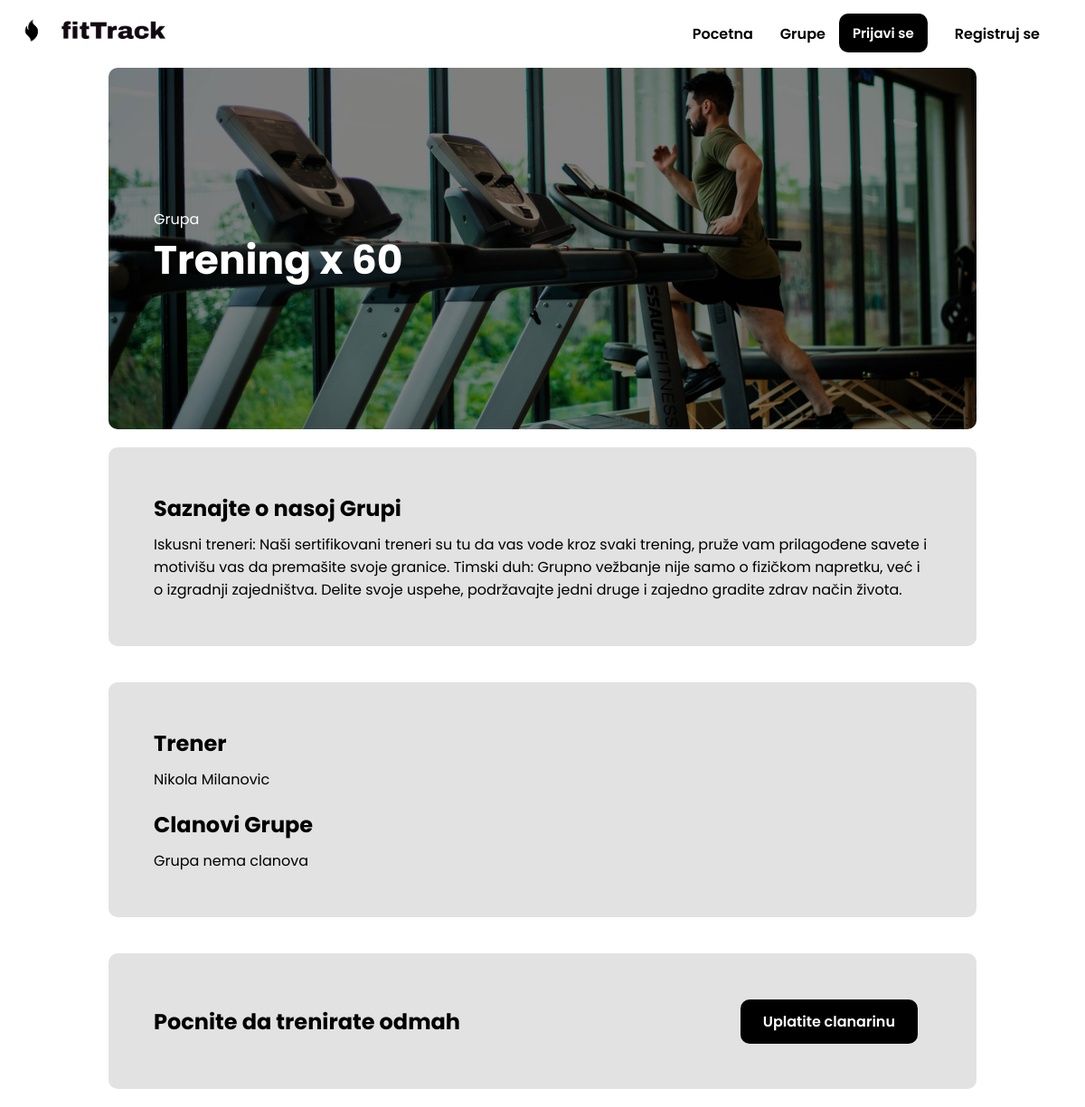
/groupInfo.php?id=3, run on an earlier commit of the app's database.
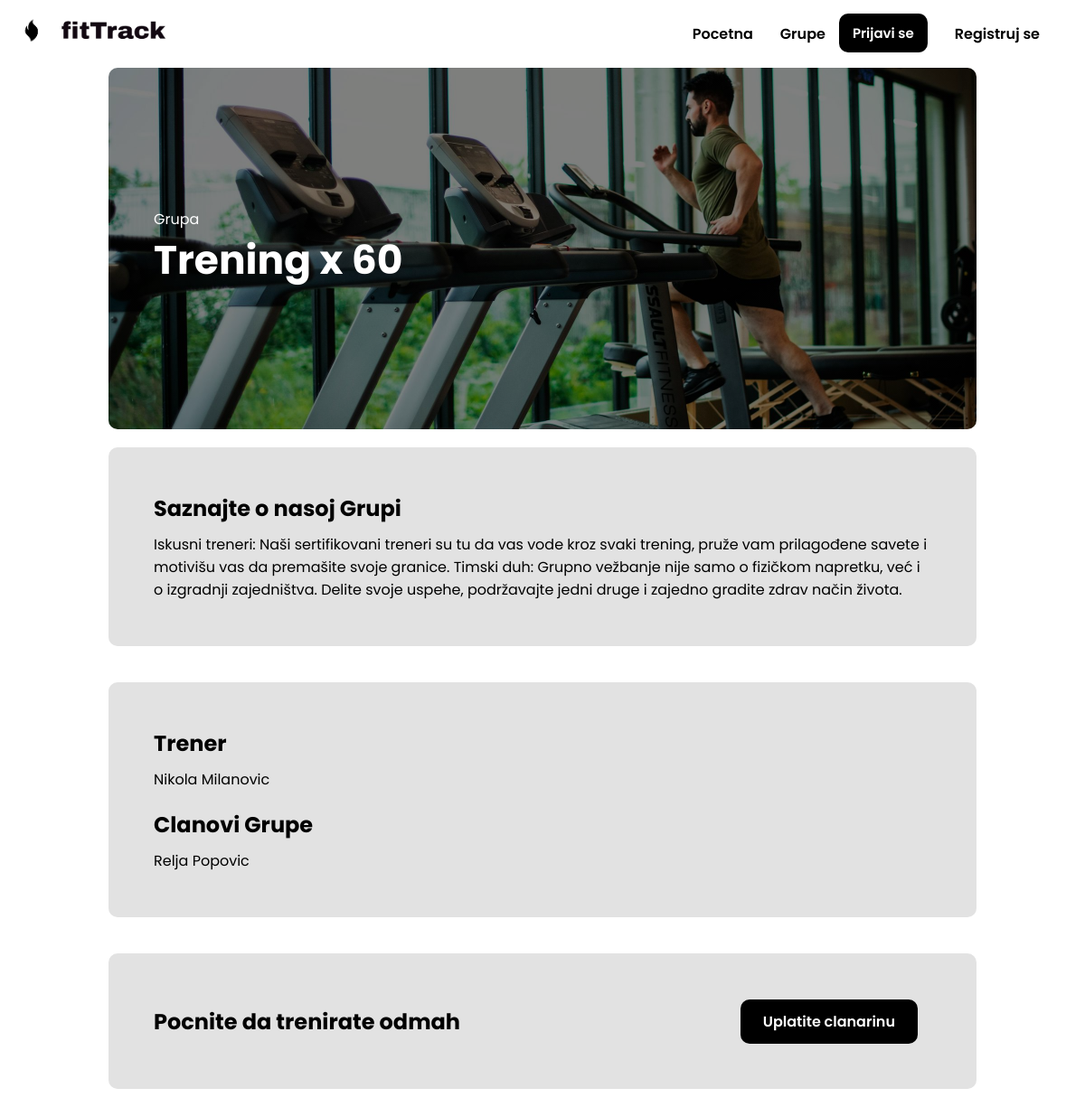
And on a later commit of the database.
### tables this page shows
CREATE TABLE `grupa` (
  `id` int(10) NOT NULL,
  `naziv` varchar(50) NOT NULL,
  `trener` int(10) NOT NULL,
  `opis` text DEFAULT NULL,
  `slika` text DEFAULT NULL
);

CREATE TABLE `korisnik` (
  `id` int(10) NOT NULL,
  `email` varchar(60) NOT NULL,
  `username` varchar(60) NOT NULL,
  `fullName` varchar(60) NOT NULL,
  `regDate` timestamp NOT NULL DEFAULT current_timestamp(),
  `password` varchar(255) NOT NULL,
  `idGrupe` int(11) DEFAULT NULL,
  `admin` int(1) NOT NULL DEFAULT 0
);

### groupInfo.php (the view, shortened to what this page needs)
<!DOCTYPE html>
<html lang="en">
<head>
    <link rel="stylesheet" href="./css/global.css">
    <link rel="stylesheet" href="./css/hero.css">
    <link rel="stylesheet" href="./css/secondary.css">
    <link rel="stylesheet" href="./css/groupInfo.css">
</head>
<body>
<main>
    <?php
    include("./components/header.php");
    if(isset($_GET['id'])) {
        $groupId = $_GET['id'];
        $sql = "SELECT g.id, g.naziv, g.opis, g.slika, k.fullName FROM grupa g JOIN korisnik k ON g.trener = k.id WHERE g.id = '$groupId'";
        $result = $conn->query($sql);
        if ($result->num_rows > 0) {
            while($row = $result->fetch_assoc()) {
                echo'
                    <section class="hero" style="background-image: linear-gradient(180deg, rgba(0,0,0,0.5) 0%, rgba(0,0,0,0.5) 100%), url(' . $row["slika"] . ');">
                        <div class="heroDesc">
                        <p>Grupa</p>
                        <h1>' . $row["naziv"] .'</h1>
                        </div>
                    </section>
                    <section class="memSec">
                        <h2>Saznajte o nasoj Grupi</h2>
                        <p>' . $row["opis"] . '</p>
                    </section>
                    <section class="memSec">
                        <h2>Trener</h2>
                        <p>' . $row["fullName"] . '</p>
                        <h2>Clanovi Grupe</h2>';
                        $sql = "SELECT k.fullName FROM grupa g JOIN korisnik k ON g.id = k.idGrupe WHERE g.id = '$groupId'";
                        $result = $conn->query($sql);
                        if ($result->num_rows > 0){
                            while($row = $result->fetch_assoc()){
                                echo '<p>' . $row["fullName"] . '</p>';
                            }
                        }
                        else{ echo "Grupa nema clanova"; }
                    echo '</section>
                    <section class="secondary">
                        <h2>Pocnite da trenirate odmah</h2>
                        <div class="btnDark"><a href="./membership.php">Uplatite clanarinu</a></div>
                    </section>
                    ';
            }
        }
        else{
            echo "Grupa nije pronadjena";
            exit();
        }
    }
    else{
        echo "ID grupe nije pronadjen";
        exit();
    }
    ?>
</main>
</body>
</html>

### components/header.php
<head>
    <link rel="stylesheet" href="./css/header.css">
</head>
<header>
    <div class="headerLogos">
        <a href="index.php" class="headerLogoIcon"><img src="./images/logoBlackIcon.png" alt="Logo"></a>
        <a href="index.php" class="headerLogo"><img src="./images/logoBlack.png" alt="Logo"></a>
    </div>
    <ul class="headerLinks">
        <li><a href="index.php">Pocetna</a></li>
        <li><a href="groups.php">Grupe</a></li>
        <?php
        include("./handlers/connection.php");
        if(isset($_SESSION['email'])){
            $email = $_SESSION['email'];
            $sql = "SELECT admin FROM korisnik WHERE email = '$email'";
            $result = $conn->query($sql);
            $row = $result->fetch_assoc();
            if($row["admin"]){
                echo '<li><a href="groupsAdmin.php">Izmeni grupe</a></li>';
            }
            echo
            '<li><a href="membership.php">Moja clanarina</a></li>
            <li class="btnDark"><a href="./handlers/logout.php">Odjavi se</a></li>';
        }
        else echo
        '<li class="btnDark"><a href="login.php">Prijavi se</a></li>
        <li><a href="register.php">Registruj se</a></li>'; ?>
    </ul>
</header>

### css/global.css (style rules this page uses)
* { margin: 0; padding: 0; box-sizing: border-box; font-family: "Poppins", sans-serif; }
a { text-decoration: none; }
main { width: 80%; display: flex; flex-direction: column; margin: auto; max-width: 1600px; margin-top: 75px; }
section { width: 100%; height: fit-content; display: flex; margin: auto; }
.btnDark { background-color: #000; color: #fff; padding: 12px 25px; border-radius: 10px; font-size: 16px; font-weight: 600; margin-right: 15px; height: fit-content; width: fit-content; cursor: pointer; border: none; outline: none; }

### css/hero.css (style rules this page uses)
.hero { flex-direction: column; min-height: 600px; align-items: center; justify-content: center; border-radius: 10px; background-position: center; background-size: cover; color: #fff; padding-left: 50px; }
.heroDesc { width: 100%; height: 60%; flex-direction: column; justify-content: flex-end; }
.heroDesc h1 { font-size: 44px; }

### css/secondary.css (style rules this page uses)
.secondary { flex-direction: row; min-height: 150px; height: fit-content; width: 100%; justify-content: space-between; align-items: center; padding: 0 50px; margin: 20px 0; background-color: #e2e2e2; border-radius: 10px; }
.secondary a { color: #fff; }

### css/groupInfo.css (style rules this page uses)
.hero { min-height: 400px; }
.memSec { width: 100%; min-height: 400px; height: fit-content; display: flex; flex-direction: column; justify-content: flex-start; background-color: #e2e2e2; color: #000; border-radius: 10px; margin: 20px 0; padding: 50px; }
.memSec:not(:first-of-type) { min-height: fit-content; }
.memSec h2 { padding-bottom: 10px; }
.memSec h2:not(:first-of-type) { padding-top: 20px; }

### css/header.css (style rules this page uses)
header { width: 100%; height: fit-content; display: flex; flex-direction: row; justify-content: space-between; padding: 5px 20px; position: fixed; top: 0; left: 0; background-color: #fff; }
header .btnDark a { color: #fff; font-size: 15px; }
.headerLogos { display: flex; align-items: center; justify-content: center; }
.headerLogo { margin: auto 0; }
.headerLogo img { width: 150px; height: auto; padding: 5px 0; }
.headerLogoIcon img { width: 30px; height: auto; padding: 5px 0; }
.headerLinks { padding: 10px 15px; list-style: none; display: flex; flex-direction: row; font-weight: 600; }
.headerLinks li { display: flex; align-items: center; justify-content: center; padding: 10px 15px; }
.headerLinks a { color: #000; }

What changed in the data, as far as the page shows it:
changed grupa "Trening x 60": gains korisnik (fullName "Relja Popovic"); no longer shows "Grupa nema clanova"
